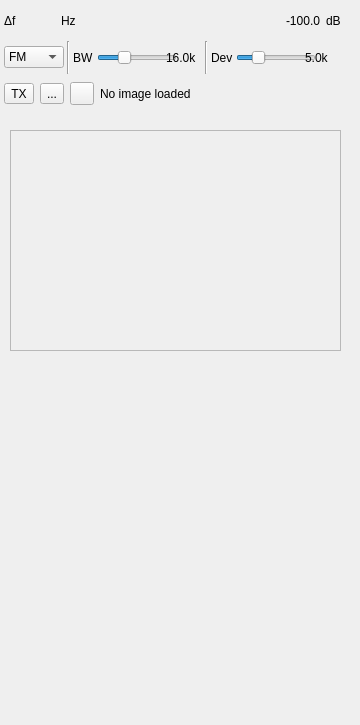
<?xml version="1.0" encoding="UTF-8"?>
<ui version="4.0">
 <class>SSTVModGUI</class>
 <widget class="RollupContents" name="SSTVModGUI">
  <property name="geometry">
   <rect>
    <x>0</x>
    <y>0</y>
    <width>360</width>
    <height>725</height>
   </rect>
  </property>
  <property name="minimumSize">
   <size>
    <width>360</width>
    <height>200</height>
   </size>
  </property>
  <property name="maximumSize">
   <size>
    <width>16777215</width>
    <height>16777215</height>
   </size>
  </property>
  <property name="font">
   <font>
    <family>Liberation Sans</family>
    <pointsize>9</pointsize>
   </font>
  </property>
  <property name="focusPolicy">
   <enum>Qt::FocusPolicy::StrongFocus</enum>
  </property>
  <property name="windowTitle">
   <string>SSTV Modulator</string>
  </property>
  <widget class="QWidget" name="settingsContainer" native="true">
   <property name="enabled">
    <bool>true</bool>
   </property>
   <property name="geometry">
    <rect>
     <x>2</x>
     <y>2</y>
     <width>341</width>
     <height>111</height>
    </rect>
   </property>
   <property name="minimumSize">
    <size>
     <width>280</width>
     <height>0</height>
    </size>
   </property>
   <property name="windowTitle">
    <string>Settings</string>
   </property>
   <layout class="QVBoxLayout" name="verticalLayout">
    <property name="spacing">
     <number>3</number>
    </property>
    <property name="leftMargin">
     <number>2</number>
    </property>
    <property name="topMargin">
     <number>2</number>
    </property>
    <property name="rightMargin">
     <number>2</number>
    </property>
    <property name="bottomMargin">
     <number>2</number>
    </property>
    <item>
     <widget class="QWidget" name="deltaFreqContainer" native="true">
      <layout class="QHBoxLayout" name="deltaFreqLayout">
       <property name="spacing">
        <number>6</number>
       </property>
       <property name="leftMargin">
        <number>0</number>
       </property>
       <property name="topMargin">
        <number>0</number>
       </property>
       <property name="rightMargin">
        <number>0</number>
       </property>
       <property name="bottomMargin">
        <number>0</number>
       </property>
       <item>
        <widget class="QLabel" name="deltaFreqLabel">
         <property name="toolTip">
          <string>Channel frequency offset (Hz)</string>
         </property>
         <property name="text">
          <string>Δf</string>
         </property>
        </widget>
       </item>
       <item>
        <widget class="ValueDialZ" name="deltaFrequency" native="true">
         <property name="sizePolicy">
          <sizepolicy hsizetype="Maximum" vsizetype="Maximum">
           <horstretch>0</horstretch>
           <verstretch>0</verstretch>
          </sizepolicy>
         </property>
         <property name="minimumSize">
          <size>
           <width>32</width>
           <height>16</height>
          </size>
         </property>
         <property name="font">
          <font>
           <family>Liberation Mono</family>
           <pointsize>10</pointsize>
          </font>
         </property>
         <property name="toolTip">
          <string>Mod shift frequency from center in Hz</string>
         </property>
        </widget>
       </item>
       <item>
        <widget class="QLabel" name="deltaFreqUnits">
         <property name="text">
          <string>Hz</string>
         </property>
        </widget>
       </item>
       <item>
        <spacer name="horizontalSpacer">
         <property name="orientation">
          <enum>Qt::Orientation::Horizontal</enum>
         </property>
         <property name="sizeHint" stdset="0">
          <size>
           <width>40</width>
           <height>20</height>
          </size>
         </property>
        </spacer>
       </item>
       <item>
        <widget class="QLabel" name="channelPower">
         <property name="minimumSize">
          <size>
           <width>50</width>
           <height>0</height>
          </size>
         </property>
         <property name="toolTip">
          <string>Channel power</string>
         </property>
         <property name="text">
          <string>-100.0</string>
         </property>
         <property name="alignment">
          <set>Qt::AlignmentFlag::AlignRight|Qt::AlignmentFlag::AlignTrailing|Qt::AlignmentFlag::AlignVCenter</set>
         </property>
        </widget>
       </item>
       <item>
        <widget class="QLabel" name="channelPowerUnits">
         <property name="text">
          <string>dB</string>
         </property>
        </widget>
       </item>
      </layout>
     </widget>
    </item>
    <item>
     <layout class="QHBoxLayout" name="horizontalLayout">
      <item>
       <widget class="QComboBox" name="modulation">
        <property name="minimumSize">
         <size>
          <width>60</width>
          <height>0</height>
         </size>
        </property>
        <property name="toolTip">
         <string>RF modulation type</string>
        </property>
        <item>
         <property name="text">
          <string>FM</string>
         </property>
        </item>
        <item>
         <property name="text">
          <string>USB</string>
         </property>
        </item>
        <item>
         <property name="text">
          <string>LSB</string>
         </property>
        </item>
       </widget>
      </item>
      <item>
       <widget class="Line" name="line_3">
        <property name="orientation">
         <enum>Qt::Orientation::Vertical</enum>
        </property>
       </widget>
      </item>
      <item>
       <widget class="QLabel" name="rfBWLabel">
        <property name="toolTip">
         <string>RF bandwidth (100 Hz steps)</string>
        </property>
        <property name="text">
         <string>BW</string>
        </property>
       </widget>
      </item>
      <item>
       <widget class="QSlider" name="rfBW">
        <property name="minimumSize">
         <size>
          <width>80</width>
          <height>0</height>
         </size>
        </property>
        <property name="toolTip">
         <string>RF bandwidth (100 Hz steps)</string>
        </property>
        <property name="minimum">
         <number>10</number>
        </property>
        <property name="maximum">
         <number>500</number>
        </property>
        <property name="value">
         <number>160</number>
        </property>
        <property name="orientation">
         <enum>Qt::Orientation::Horizontal</enum>
        </property>
       </widget>
      </item>
      <item>
       <widget class="QLabel" name="rfBWText">
        <property name="minimumSize">
         <size>
          <width>36</width>
          <height>0</height>
         </size>
        </property>
        <property name="text">
         <string>16.0k</string>
        </property>
       </widget>
      </item>
      <item>
       <widget class="Line" name="line">
        <property name="orientation">
         <enum>Qt::Orientation::Vertical</enum>
        </property>
       </widget>
      </item>
      <item>
       <widget class="QLabel" name="fmDevLabel">
        <property name="toolTip">
         <string>FM deviation (100 Hz steps)</string>
        </property>
        <property name="text">
         <string>Dev</string>
        </property>
       </widget>
      </item>
      <item>
       <widget class="QSlider" name="fmDeviation">
        <property name="minimumSize">
         <size>
          <width>80</width>
          <height>0</height>
         </size>
        </property>
        <property name="toolTip">
         <string>FM deviation (100 Hz steps)</string>
        </property>
        <property name="minimum">
         <number>5</number>
        </property>
        <property name="maximum">
         <number>200</number>
        </property>
        <property name="value">
         <number>50</number>
        </property>
        <property name="orientation">
         <enum>Qt::Orientation::Horizontal</enum>
        </property>
       </widget>
      </item>
      <item>
       <widget class="QLabel" name="fmDevText">
        <property name="minimumSize">
         <size>
          <width>36</width>
          <height>0</height>
         </size>
        </property>
        <property name="text">
         <string>5.0k</string>
        </property>
       </widget>
      </item>
     </layout>
    </item>
    <item>
     <widget class="QWidget" name="imageNameContainer" native="true">
      <layout class="QHBoxLayout" name="imageLayout">
       <property name="spacing">
        <number>6</number>
       </property>
       <property name="leftMargin">
        <number>0</number>
       </property>
       <property name="topMargin">
        <number>0</number>
       </property>
       <property name="rightMargin">
        <number>0</number>
       </property>
       <property name="bottomMargin">
        <number>0</number>
       </property>
       <item>
        <widget class="QToolButton" name="startStop">
         <property name="toolTip">
          <string>Start / stop SSTV transmission</string>
         </property>
         <property name="text">
          <string>TX</string>
         </property>
         <property name="checkable">
          <bool>true</bool>
         </property>
        </widget>
       </item>
       <item>
        <widget class="ButtonSwitch" name="repeat">
         <property name="toolTip">
          <string>Repeat transmission when complete</string>
         </property>
         <property name="text">
          <string>...</string>
         </property>
         <property name="icon">
          <iconset resource="../../../sdrgui/resources/res.qrc">
           <normaloff>:/playloop.png</normaloff>:/playloop.png</iconset>
         </property>
        </widget>
       </item>
       <item>
        <widget class="QToolButton" name="loadImage">
         <property name="toolTip">
          <string>Load image from PNG or JPEG file</string>
         </property>
         <property name="text">
          <string/>
         </property>
         <property name="icon">
          <iconset resource="../../../sdrgui/resources/res.qrc">
           <normaloff>:/preset-load.png</normaloff>:/preset-load.png</iconset>
         </property>
        </widget>
       </item>
       <item>
        <widget class="QLabel" name="imagePath">
         <property name="toolTip">
          <string>Path to the loaded image file</string>
         </property>
         <property name="text">
          <string>No image loaded</string>
         </property>
        </widget>
       </item>
      </layout>
     </widget>
    </item>
   </layout>
  </widget>
  <widget class="QWidget" name="verticalLayoutWidget">
   <property name="geometry">
    <rect>
     <x>10</x>
     <y>130</y>
     <width>331</width>
     <height>221</height>
    </rect>
   </property>
   <layout class="QVBoxLayout" name="imageContainer">
    <property name="spacing">
     <number>0</number>
    </property>
    <item>
     <widget class="QLabel" name="imagePreview">
      <property name="sizePolicy">
       <sizepolicy hsizetype="Expanding" vsizetype="Expanding">
        <horstretch>0</horstretch>
        <verstretch>0</verstretch>
       </sizepolicy>
      </property>
      <property name="toolTip">
       <string>Image to transmit</string>
      </property>
      <property name="frameShape">
       <enum>QFrame::Shape::StyledPanel</enum>
      </property>
      <property name="frameShadow">
       <enum>QFrame::Shadow::Sunken</enum>
      </property>
      <property name="text">
       <string/>
      </property>
      <property name="alignment">
       <set>Qt::AlignmentFlag::AlignCenter</set>
      </property>
     </widget>
    </item>
   </layout>
  </widget>
  <widget class="QWidget" name="spectrumContainer" native="true">
   <property name="geometry">
    <rect>
     <x>10</x>
     <y>370</y>
     <width>331</width>
     <height>131</height>
    </rect>
   </property>
   <property name="sizePolicy">
    <sizepolicy hsizetype="Expanding" vsizetype="Expanding">
     <horstretch>0</horstretch>
     <verstretch>0</verstretch>
    </sizepolicy>
   </property>
   <property name="windowTitle">
    <string>Audio Spectrum</string>
   </property>
   <layout class="QVBoxLayout" name="spectrumLayout">
    <property name="spacing">
     <number>2</number>
    </property>
    <property name="leftMargin">
     <number>3</number>
    </property>
    <property name="topMargin">
     <number>3</number>
    </property>
    <property name="rightMargin">
     <number>3</number>
    </property>
    <property name="bottomMargin">
     <number>3</number>
    </property>
    <item>
     <widget class="GLSpectrum" name="glSpectrum" native="true">
      <property name="sizePolicy">
       <sizepolicy hsizetype="Expanding" vsizetype="Expanding">
        <horstretch>0</horstretch>
        <verstretch>0</verstretch>
       </sizepolicy>
      </property>
      <property name="minimumSize">
       <size>
        <width>200</width>
        <height>250</height>
       </size>
      </property>
      <property name="font">
       <font>
        <family>Liberation Mono</family>
        <pointsize>8</pointsize>
       </font>
      </property>
     </widget>
    </item>
    <item>
     <widget class="GLSpectrumGUI" name="spectrumGUI" native="true"/>
    </item>
   </layout>
  </widget>
  <widget class="QWidget" name="scopeContainer" native="true">
   <property name="geometry">
    <rect>
     <x>10</x>
     <y>520</y>
     <width>331</width>
     <height>191</height>
    </rect>
   </property>
   <property name="sizePolicy">
    <sizepolicy hsizetype="Expanding" vsizetype="Expanding">
     <horstretch>0</horstretch>
     <verstretch>0</verstretch>
    </sizepolicy>
   </property>
   <property name="windowTitle">
    <string>Audio Waveform</string>
   </property>
   <layout class="QVBoxLayout" name="scopeLayout">
    <property name="spacing">
     <number>2</number>
    </property>
    <property name="leftMargin">
     <number>3</number>
    </property>
    <property name="topMargin">
     <number>3</number>
    </property>
    <property name="rightMargin">
     <number>3</number>
    </property>
    <property name="bottomMargin">
     <number>3</number>
    </property>
    <item>
     <widget class="GLScope" name="glScope" native="true">
      <property name="sizePolicy">
       <sizepolicy hsizetype="Expanding" vsizetype="Expanding">
        <horstretch>0</horstretch>
        <verstretch>0</verstretch>
       </sizepolicy>
      </property>
      <property name="minimumSize">
       <size>
        <width>200</width>
        <height>250</height>
       </size>
      </property>
      <property name="font">
       <font>
        <family>Liberation Mono</family>
        <pointsize>8</pointsize>
       </font>
      </property>
     </widget>
    </item>
    <item>
     <widget class="GLScopeGUI" name="scopeGUI" native="true"/>
    </item>
   </layout>
  </widget>
 </widget>
 <customwidgets>
  <customwidget>
   <class>RollupContents</class>
   <extends>QWidget</extends>
   <header>gui/rollupcontents.h</header>
   <container>1</container>
  </customwidget>
  <customwidget>
   <class>ValueDialZ</class>
   <extends>QWidget</extends>
   <header>gui/valuedialz.h</header>
   <container>1</container>
  </customwidget>
  <customwidget>
   <class>GLScope</class>
   <extends>QWidget</extends>
   <header>gui/glscope.h</header>
   <container>1</container>
  </customwidget>
  <customwidget>
   <class>GLScopeGUI</class>
   <extends>QWidget</extends>
   <header>gui/glscopegui.h</header>
   <container>1</container>
  </customwidget>
  <customwidget>
   <class>GLSpectrum</class>
   <extends>QWidget</extends>
   <header>gui/glspectrum.h</header>
   <container>1</container>
  </customwidget>
  <customwidget>
   <class>GLSpectrumGUI</class>
   <extends>QWidget</extends>
   <header>gui/glspectrumgui.h</header>
   <container>1</container>
  </customwidget>
  <customwidget>
   <class>ButtonSwitch</class>
   <extends>QToolButton</extends>
   <header>gui/buttonswitch.h</header>
  </customwidget>
 </customwidgets>
 <resources>
  <include location="../../../sdrgui/resources/res.qrc"/>
 </resources>
 <connections/>
</ui>
